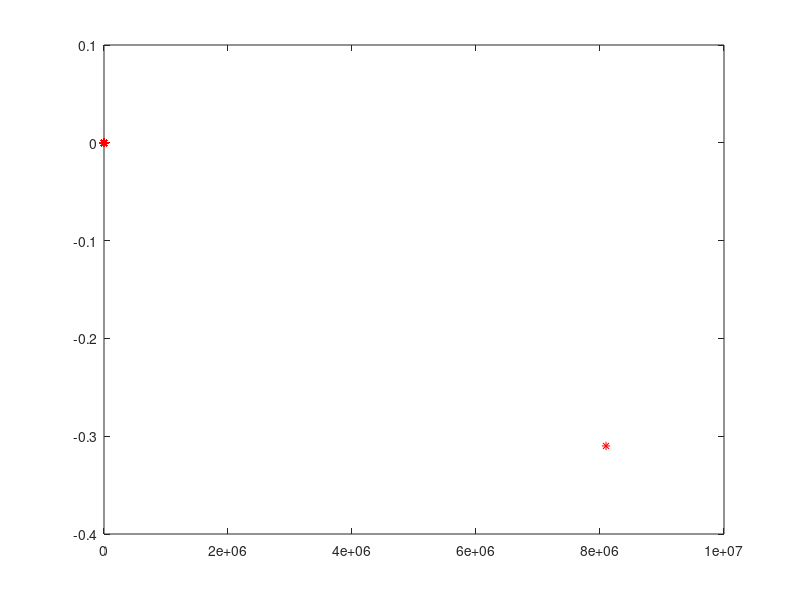

This figure's MATLAB source:
Q1 = [0 1; 1 0];
Q2 = [2 0; 0 4] ;
c1=[0 0]';
c2=[0 -2]';
MINIMA=[ ]; SOL=[ ]; eigQ = [];
for alfa1 = 0 : 0.001 : 1
    eigQalfa1= eig(alfa1*Q1+(1-alfa1)*Q2);
    eigQ = [eigQ;alfa1,eigQalfa1']; 
    if (eigQalfa1 > 0.001)
        [x,fval] = fminunc(@(x) 0.5*x'*(alfa1*Q1+(1-alfa1)*Q2)*x +(alfa1*c1+(1-alfa1)*c2)'*x, [0,0]')
        MINIMA=[MINIMA; alfa1 x'];
    else
        [x,fval] = fminunc(@(x) 0.5*x'*(alfa1*Q1+(1-alfa1)*Q2)*x +(alfa1*c1+(1-alfa1)*c2)'*x, [0,0]')
        SOL=[SOL; alfa1, x'];
    end
end
plot(MINIMA(:,2),MINIMA(:,3), 'r*')


% se la Q viene pupù si può anche sostituire direttamente la funzione
% dentro fminunc; ESEMPIO:
MINIMA=[ ];
for alfa1 = 0 : 0.01 : 1
    [x,fval] = fminunc(@(x) (alfa1)*(x(1)^4 + 2*x(2)^2) + (1 - alfa1)*(-x(1)+x(2)^2), [0,0]')
    MINIMA = [MINIMA; alfa1 x']
end
plot(MINIMA(:,2),MINIMA(:,3), 'r*')